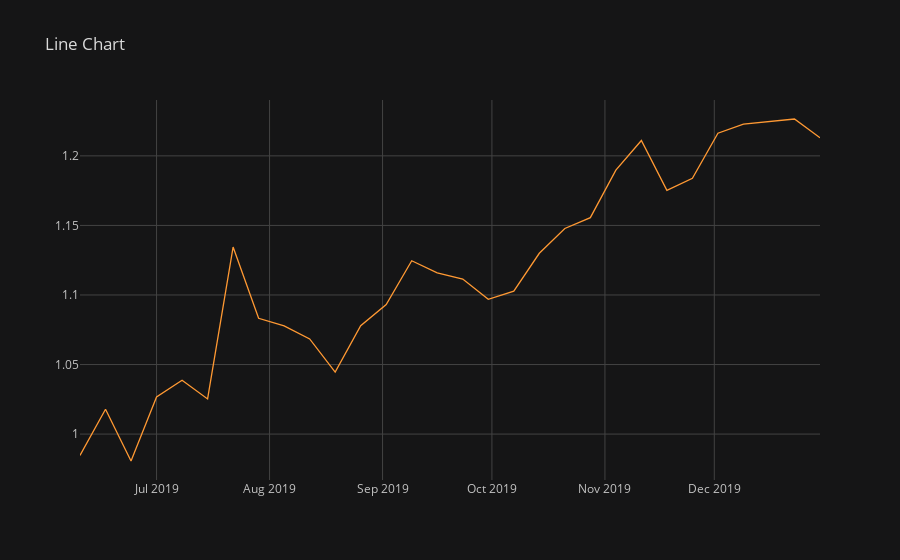

Source (notebook cell):
### Code cell
df['GOOG'][-30:].iplot(kind='line', title='Line Chart')

### Figure 1 — Plotly figure (JSON) as saved in the notebook; plotly's stock layout.template omitted (floating-point values rounded to 4 significant figures)
{"data": [{"line": {"color": "rgba(255, 153, 51, 1.0)", "dash": "solid", "shape": "linear", "width": 1.3}, "mode": "lines", "name": "GOOG", "text": "", "type": "scatter", "x": ["2019-06-10", "2019-06-17", "2019-06-24", "2019-07-01", "2019-07-08", "2019-07-15", "2019-07-22", "2019-07-29", "2019-08-05", "2019-08-12", "2019-08-19", "2019-08-26", "2019-09-02", "2019-09-09", "2019-09-16", "2019-09-23", "2019-09-30", "2019-10-07", "2019-10-14", "2019-10-21", "2019-10-28", "2019-11-04", "2019-11-11", "2019-11-18", "2019-11-25", "2019-12-02", "2019-12-09", "2019-12-16", "2019-12-23", "2019-12-30"], "y": [0.9847, 1.018, 0.9807, 1.027, 1.039, 1.025, 1.134, 1.083, 1.078, 1.068, 1.045, 1.078, 1.093, 1.125, 1.116, 1.111, 1.097, 1.103, 1.13, 1.148, 1.156, 1.19, 1.211, 1.175, 1.184, 1.216, 1.223, 1.224, 1.227, 1.213]}], "layout": {"autosize": true, "legend": {"bgcolor": "#151516", "font": {"color": "#D9D9D9"}}, "paper_bgcolor": "#151516", "plot_bgcolor": "#151516", "title": {"font": {"color": "#D9D9D9"}, "text": "Line Chart"}, "xaxis": {"autorange": true, "gridcolor": "#434343", "range": ["2019-06-10", "2019-12-30"], "showgrid": true, "tickfont": {"color": "#C2C2C2"}, "title": {"font": {"color": "#D9D9D9"}, "text": ""}, "type": "date", "zerolinecolor": "#666570"}, "yaxis": {"autorange": true, "gridcolor": "#434343", "range": [0.967, 1.24], "showgrid": true, "tickfont": {"color": "#C2C2C2"}, "title": {"font": {"color": "#D9D9D9"}, "text": ""}, "type": "linear", "zerolinecolor": "#666570"}}}
